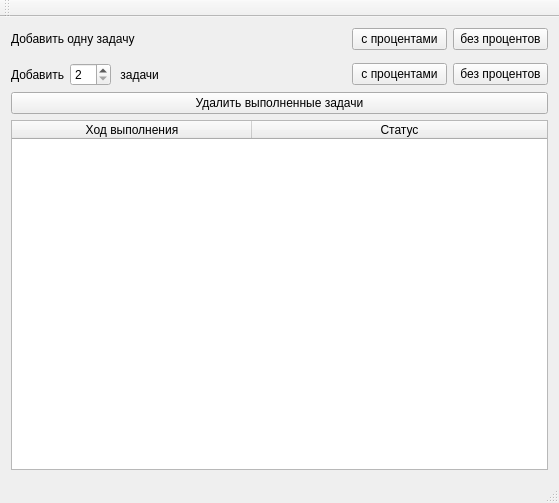
<?xml version="1.0" encoding="UTF-8"?>
<ui version="4.0">
 <class>MainWindow</class>
 <widget class="QMainWindow" name="MainWindow">
  <property name="geometry">
   <rect>
    <x>0</x>
    <y>0</y>
    <width>559</width>
    <height>503</height>
   </rect>
  </property>
  <property name="windowTitle">
   <string>MainWindow</string>
  </property>
  <widget class="QWidget" name="centralWidget">
   <layout class="QVBoxLayout" name="verticalLayout">
    <item>
     <layout class="QHBoxLayout" name="addTask_layout">
      <property name="leftMargin">
       <number>0</number>
      </property>
      <item>
       <widget class="QLabel" name="addTask_text">
        <property name="text">
         <string>Добавить одну задачу</string>
        </property>
       </widget>
      </item>
      <item>
       <spacer name="horizontalSpacer">
        <property name="orientation">
         <enum>Qt::Horizontal</enum>
        </property>
        <property name="sizeHint" stdset="0">
         <size>
          <width>40</width>
          <height>20</height>
         </size>
        </property>
       </spacer>
      </item>
      <item>
       <widget class="QPushButton" name="addTaskProc_button">
        <property name="minimumSize">
         <size>
          <width>95</width>
          <height>0</height>
         </size>
        </property>
        <property name="maximumSize">
         <size>
          <width>95</width>
          <height>16777215</height>
         </size>
        </property>
        <property name="text">
         <string>с процентами</string>
        </property>
       </widget>
      </item>
      <item>
       <widget class="QPushButton" name="addTaskBool_button">
        <property name="minimumSize">
         <size>
          <width>95</width>
          <height>0</height>
         </size>
        </property>
        <property name="maximumSize">
         <size>
          <width>95</width>
          <height>16777215</height>
         </size>
        </property>
        <property name="text">
         <string>без процентов</string>
        </property>
       </widget>
      </item>
     </layout>
    </item>
    <item>
     <layout class="QHBoxLayout" name="addSomeTask_layout">
      <property name="topMargin">
       <number>7</number>
      </property>
      <item>
       <widget class="QLabel" name="addSomeTask_text">
        <property name="text">
         <string>Добавить</string>
        </property>
       </widget>
      </item>
      <item>
       <widget class="QSpinBox" name="countTask">
        <property name="minimum">
         <number>2</number>
        </property>
        <property name="maximum">
         <number>10</number>
        </property>
       </widget>
      </item>
      <item>
       <widget class="QLabel" name="addSomeTask_text_2">
        <property name="text">
         <string> задачи</string>
        </property>
       </widget>
      </item>
      <item>
       <spacer name="horizontalSpacer_2">
        <property name="orientation">
         <enum>Qt::Horizontal</enum>
        </property>
        <property name="sizeHint" stdset="0">
         <size>
          <width>40</width>
          <height>20</height>
         </size>
        </property>
       </spacer>
      </item>
      <item>
       <widget class="QPushButton" name="addSomeTaskProc_button">
        <property name="minimumSize">
         <size>
          <width>95</width>
          <height>0</height>
         </size>
        </property>
        <property name="maximumSize">
         <size>
          <width>95</width>
          <height>16777215</height>
         </size>
        </property>
        <property name="text">
         <string>с процентами</string>
        </property>
       </widget>
      </item>
      <item>
       <widget class="QPushButton" name="addSomeTaskBool_button">
        <property name="minimumSize">
         <size>
          <width>95</width>
          <height>0</height>
         </size>
        </property>
        <property name="maximumSize">
         <size>
          <width>95</width>
          <height>16777215</height>
         </size>
        </property>
        <property name="text">
         <string>без процентов</string>
        </property>
       </widget>
      </item>
     </layout>
    </item>
    <item>
     <widget class="QPushButton" name="removeComleteTasks_button">
      <property name="text">
       <string>Удалить выполненные задачи</string>
      </property>
     </widget>
    </item>
    <item>
     <widget class="QTableWidget" name="task_tableWidget">
      <property name="editTriggers">
       <set>QAbstractItemView::NoEditTriggers</set>
      </property>
      <property name="sortingEnabled">
       <bool>false</bool>
      </property>
      <attribute name="horizontalHeaderMinimumSectionSize">
       <number>240</number>
      </attribute>
      <attribute name="horizontalHeaderStretchLastSection">
       <bool>true</bool>
      </attribute>
      <column>
       <property name="text">
        <string>Ход выполнения</string>
       </property>
      </column>
      <column>
       <property name="text">
        <string>Статус</string>
       </property>
      </column>
     </widget>
    </item>
   </layout>
  </widget>
  <widget class="QMenuBar" name="menuBar">
   <property name="geometry">
    <rect>
     <x>0</x>
     <y>0</y>
     <width>559</width>
     <height>26</height>
    </rect>
   </property>
  </widget>
  <widget class="QToolBar" name="mainToolBar">
   <attribute name="toolBarArea">
    <enum>TopToolBarArea</enum>
   </attribute>
   <attribute name="toolBarBreak">
    <bool>false</bool>
   </attribute>
  </widget>
  <widget class="QStatusBar" name="statusBar"/>
 </widget>
 <layoutdefault spacing="6" margin="11"/>
 <resources/>
 <connections/>
</ui>
